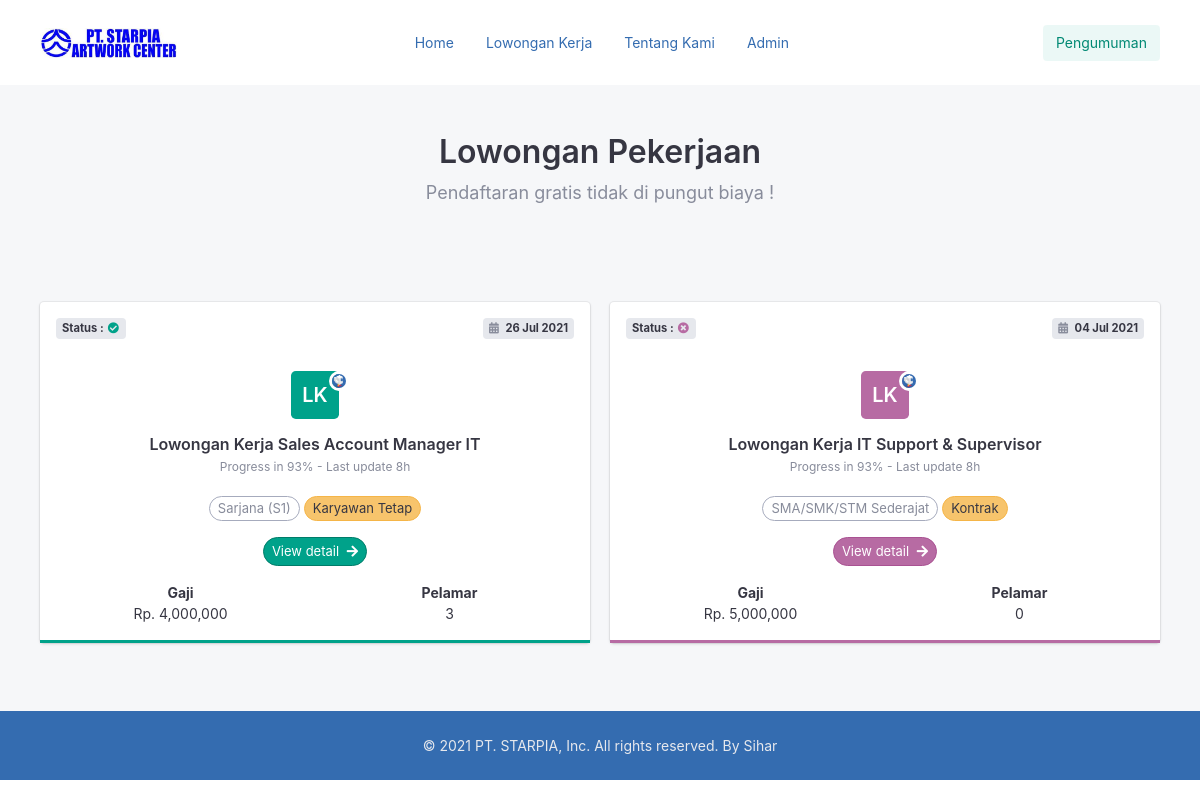
The app's page /loker.php with its own data.
### tables this page shows
CREATE TABLE `tbl_loker`  (
  `id_loker` int(11) NOT NULL AUTO_INCREMENT,
  `judul_loker` varchar(100) NULL DEFAULT NULL,
  `deskripsi_pekerjaan` longtext NULL,
  `pendidikan` varchar(50) NULL DEFAULT NULL,
  `gaji` double NULL DEFAULT NULL,
  `jenis_pekerjaan` varchar(50) NULL DEFAULT NULL,
  `tgl_update` date NULL DEFAULT NULL,
  `tgl_berlaku` date NULL DEFAULT NULL,
  PRIMARY KEY (`id_loker`) USING BTREE
);

### loker.php (the view, shortened to what this page needs)
<?php
include "_header.php";
include "koneksi.php";
?>
<section class="py-5 bg-light" data-aos="fade-in">
    <div class="container">
        <div class="row">
            <div class="col-12 col-md-8 offset-md-2 text-center">
                <h2> Lowongan Pekerjaan </h2>
                <p class="lead text-muted mb-6"> Pendaftaran gratis tidak di pungut biaya ! </p>
            </div>
            <?php $sql = $koneksi->query("select * from tbl_loker order by id_loker desc");
            while ($loker = $sql->fetch_assoc()) :
                $id_loker = $loker['id_loker'];
                $query = $koneksi->query("SELECT COUNT(*) AS JLH FROM tbl_lamaran_pekerjaan WHERE id_loker ='$id_loker'");
                $jlh = $query->fetch_assoc();
                $jumlah_pelamar = $jlh['JLH'];
                if (date("Y-m-d") >= $loker['tgl_berlaku']) {
                    $icon = '<span class="badge bg-muted" data-toggle="tooltip" data-placement="bottom" title="Ditutup"><span class="sr-only">Ditutup</span> Status : <i class="fa fa-fw fa-times-circle text-danger"></i></span>';
                    $status = "danger";
                } else {
                    $icon = '<span class="badge bg-muted" data-toggle="tooltip" data-placement="bottom" title="Tersedia"><span class="sr-only">Tersedia</span> Status : <i class="fa fa-fw fa-check-circle text-teal"></i></span>';
                    $status = "success";
                }
            ?>
                <div class="col-lg-6 col-xl-6" data-aos="zoom-in" data-aos-delay="200">
                    <div class="card card-fluid">
                        <div class="card-header border-0">
                            <div class="d-flex justify-content-between align-items-center">
                                <?= $icon ?>
                                <span class="badge bg-muted" data-toggle="tooltip" data-placement="bottom" title="Deadline"><span class="sr-only">Deadline</span> <i class="fa fa-calendar-alt text-muted mr-1"></i> <?= date("d M Y", strtotime($loker['tgl_berlaku'])) ?></span>
                            </div>
                        </div>
                        <div class="card-body text-center">
                            <div class="has-badge mb-3">
                                <a href="loker_detail.php?loker_id=<?= $loker['id_loker'] ?>" class="tile tile-lg bg-<?= $status ?>">LK</a> <a href="#team" class="user-avatar user-avatar-xs"><img src="assets/images/avatars/team4.jpg" alt=""></a>
                            </div>
                            <h5 class="card-title">
                                <a href="loker_detail.php?loker_id=<?= $loker['id_loker'] ?>"><?= $loker['judul_loker'] ?></a>
                            </h5>
                            <p class="card-subtitle text-muted mb-3"> Progress in 93% - Last update 8h </p>
                            <p class="skills mb-3">
                                <a href="loker_detail.php?loker_id=<?= $loker['id_loker'] ?>" class="btn btn-xs btn-outline-secondary circle mt-1"><?= $loker['pendidikan'] ?></a>
                                <a href="loker_detail.php?loker_id=<?= $loker['id_loker'] ?>" class="btn btn-xs btn-warning circle mt-1"><?= $loker['jenis_pekerjaan'] ?></a>
                            </p>
                            <div class="my-3">
                                <a href="loker_detail.php?loker_id=<?= $loker['id_loker'] ?>" class="btn btn-<?= $status ?> btn-sm circle">View detail <i class="fa fa-arrow-right ml-1"></i></a>
                            </div>
                            <div class="row">
                                <div class="col">
                                    <strong>Gaji</strong> <span class="d-block">Rp. <?= number_format($loker['gaji']) ?></span>
                                </div>
                                <div class="col">
                                    <strong>Pelamar</strong> <span class="d-block"><?= $jumlah_pelamar ?></span>
                                </div>
                            </div>
                        </div>
                        <div class="progress progress-xs" data-toggle="tooltip" title="93%">
                            <div class="progress-bar bg-<?= $status ?>" role="progressbar" aria-valuenow="3981" aria-valuemin="0" aria-valuemax="100" style="width: 100%">
                            </div>
                        </div>
                    </div>
                </div>
            <?php endwhile ?>
        </div>
    </div>
</section>
<?php
include "_footer.php";
?>

### _header.php (shortened to what this page needs)
<!DOCTYPE html>
<html lang="en">
<head>
    <link rel="stylesheet" href="assets/vendor/aos/aos.css">
    <link rel="stylesheet" href="assets/stylesheets/theme-dark.min.css" data-skin="dark">
    <link rel="stylesheet" href="assets/stylesheets/theme.min.css" data-skin="default">
    <link rel="stylesheet" href="assets/vendor/@fortawesome/fontawesome-free/css/all.min.css" data-skin="dark">
    <link rel="stylesheet" href="assets/stylesheets/custom.css">
</head>
<body>
    <main class="app app-site">
        <nav class="navbar navbar-expand-lg navbar-light py-4" data-aos="fade-in">
            <div class="container">
                <a href=".">
                    <img class="rounded" src="assets/images/logo.jpg" alt="" height="30">
                </a>
                <a class="navbar-btn btn btn-subtle-success ml-auto order-lg-2" href="pengumuman.php">Pengumuman</a>
                <div class="navbar-collapse collapse" id="navbarTogglerDemo01">
                    <ul class="navbar-nav mx-auto">
                        <li class="nav-item mr-lg-3 active">
                            <a class="nav-link py-2" href=".">Home</a>
                        </li>
                        <li class="nav-item mr-lg-3 active">
                            <a class="nav-link py-2" href="loker.php">Lowongan Kerja</a>
                        </li>
                        <li class="nav-item mr-lg-3 active">
                            <a class="nav-link py-2" href="about.php">Tentang Kami</a>
                        </li>
                        <li class="nav-item mr-lg-3 active">
                            <a class="nav-link py-2" href="admin">Admin</a>
                        </li>
                    </ul>
                </div>
            </div>
        </nav>

### _footer.php (shortened to what this page needs)
<section class="bg-primary text-white">
    <div class="container py-2">
        <p class="text-center mt-3"> © 2021 PT. STARPIA, Inc. All rights reserved. By Sihar</p>
    </div>
</section>
</main>
</body>
</html>

### records on screen
tbl_loker: shows "Status :", tgl_berlaku "26 Jul 2021", judul_loker "Lowongan Kerja Sales Account Manager IT", pendidikan "Sarjana (S1)", jenis_pekerjaan "Karyawan Tetap", gaji "4,000,000", jumlah_pelamar "3"
tbl_loker: shows "Status :", tgl_berlaku "04 Jul 2021", judul_loker "Lowongan Kerja IT Support & Supervisor", pendidikan "SMA/SMK/STM Sederajat", jenis_pekerjaan "Kontrak", gaji "5,000,000", jumlah_pelamar "0"
